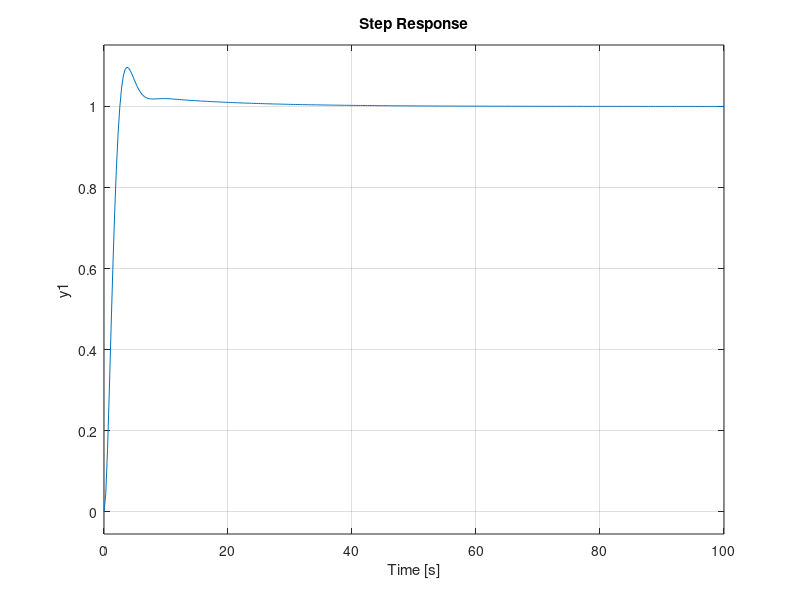

This figure's MATLAB source:
clc
clear
close all

Hf = tf([2],[5 1 0]);

pc_zc = 1.035;
DsigmaC = pc_zc - 1;

sigmaTot = 0.1;
sigma2 = 0.1 - DsigmaC;

zeta = (abs(log(sigma2)))/sqrt((log(sigma2))^2+3.14^2);
ts = 5.5;
wn = 4/ts/zeta;

dwB = wn*sqrt(1-2*zeta^2+sqrt(2-4*zeta^2+4*zeta^4))

cv2 = wn/2/zeta

pc = DsigmaC/(2*zeta/wn - 1/1.52)
zc = pc/(1 + DsigmaC)

Ho2 = tf(wn^2, [1 2*zeta*wn wn^2])
Hoct = pc/zc * tf([1 zc], [1 pc])
Hoc = Ho2 * Hoct;

HR = minreal(Hoc/(Hf*(1-Hoc)))

figure,
step(feedback(HR*Hf,1))

t = 0:0.1:100;

y = lsim(feedback(HR*Hf,1), t, t);

cv = abs(1/(y(end) - t(end)))
